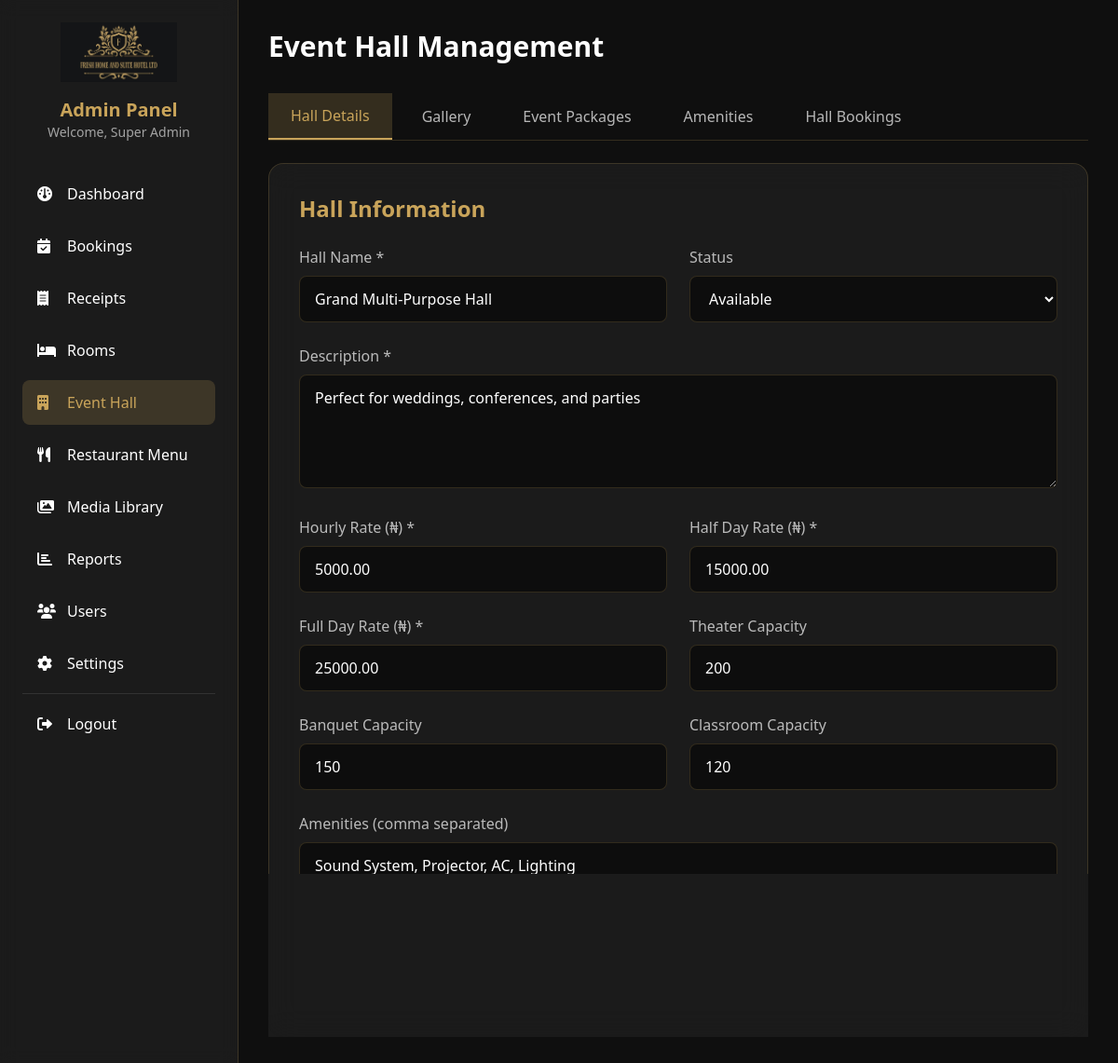
Screenshot of /admin/hall.php (signed in) with the database file from the repository.
### tables this page shows
CREATE TABLE hall (
    id INT PRIMARY KEY AUTO_INCREMENT,
    name VARCHAR(100),
    description TEXT,
    base_price_hourly DECIMAL(10,2),
    base_price_half_day DECIMAL(10,2),
    base_price_full_day DECIMAL(10,2),
    capacity_theater INT,
    capacity_banquet INT,
    capacity_classroom INT,
    amenities TEXT,
    status ENUM('available', 'maintenance') DEFAULT 'available'
);

### admin/hall.php (the view, shortened to what this page needs)
<?php
require_once '../config/config.php';
$stmt = $pdo->query("SELECT * FROM hall WHERE id = 1");
$hall = $stmt->fetch();
?>
<!DOCTYPE html>
<html lang="en">
<head>
    <script src="https://cdn.tailwindcss.com"></script>
    <link rel="stylesheet" href="https://cdnjs.cloudflare.com/ajax/libs/font-awesome/6.0.0-beta3/css/all.min.css">
    <link href="https://unpkg.com/aos@2.3.1/dist/aos.css" rel="stylesheet">
</head>
<body>
    <div class="flex h-screen">
        <div class="sidebar w-64 text-white p-6 overflow-y-auto">
            <div class="text-center mb-8">
                <img src="../assets/images/logo.png" alt="Logo" class="h-16 mx-auto mb-4">
                <h2 class="text-xl font-bold text-[#C9A45A]">Admin Panel</h2>
                <p class="text-sm text-white/60">Welcome, <?php echo $_SESSION['admin_name']; ?></p>
            </div>
            <nav class="space-y-2">
                <a href="dashboard.php" class="flex items-center space-x-3 px-4 py-3 rounded-lg hover:bg-[#C9A45A]/10 hover:text-[#C9A45A] transition">
                    <i class="fas fa-dashboard w-5"></i>
                    <span>Dashboard</span>
                </a>
                <a href="bookings.php" class="flex items-center space-x-3 px-4 py-3 rounded-lg hover:bg-[#C9A45A]/10 hover:text-[#C9A45A] transition">
                    <i class="fas fa-calendar-check w-5"></i>
                    <span>Bookings</span>
                </a>
                <a href="receipts.php" class="flex items-center space-x-3 px-4 py-3 rounded-lg hover:bg-[#C9A45A]/10 hover:text-[#C9A45A] transition">
                    <i class="fas fa-receipt w-5"></i>
                    <span>Receipts</span>
                </a>
                <a href="rooms.php" class="flex items-center space-x-3 px-4 py-3 rounded-lg hover:bg-[#C9A45A]/10 hover:text-[#C9A45A] transition">
                    <i class="fas fa-bed w-5"></i>
                    <span>Rooms</span>
                </a>
                <a href="hall.php" class="flex items-center space-x-3 px-4 py-3 rounded-lg bg-[#C9A45A]/20 text-[#C9A45A]">
                    <i class="fas fa-building w-5"></i>
                    <span>Event Hall</span>
                </a>
                <a href="menu.php" class="flex items-center space-x-3 px-4 py-3 rounded-lg hover:bg-[#C9A45A]/10 hover:text-[#C9A45A] transition">
                    <i class="fas fa-utensils w-5"></i>
                    <span>Restaurant Menu</span>
                </a>
                <a href="media.php" class="flex items-center space-x-3 px-4 py-3 rounded-lg hover:bg-[#C9A45A]/10 hover:text-[#C9A45A] transition">
                    <i class="fas fa-images w-5"></i>
                    <span>Media Library</span>
                </a>
                <a href="reports.php" class="flex items-center space-x-3 px-4 py-3 rounded-lg hover:bg-[#C9A45A]/10 hover:text-[#C9A45A] transition">
                    <i class="fas fa-chart-bar w-5"></i>
                    <span>Reports</span>
                </a>
                <a href="users.php" class="flex items-center space-x-3 px-4 py-3 rounded-lg hover:bg-[#C9A45A]/10 hover:text-[#C9A45A] transition">
                    <i class="fas fa-users w-5"></i>
                    <span>Users</span>
                </a>
                <a href="settings.php" class="flex items-center space-x-3 px-4 py-3 rounded-lg hover:bg-[#C9A45A]/10 hover:text-[#C9A45A] transition">
                    <i class="fas fa-cog w-5"></i>
                    <span>Settings</span>
                </a>
                <hr class="border-white/10 my-4">
                <a href="logout.php" class="flex items-center space-x-3 px-4 py-3 rounded-lg hover:bg-red-500/10 hover:text-red-500 transition">
                    <i class="fas fa-sign-out-alt w-5"></i>
                    <span>Logout</span>
                </a>
            </nav>
        </div>
        <div class="flex-1 overflow-y-auto p-8">
            <h1 class="text-3xl font-bold text-white mb-8">Event Hall Management</h1>
            <div class="mb-6">
                <div class="flex flex-wrap gap-2 border-b border-[#C9A45A]/20">
                    <button onclick="showTab('details')" class="tab-btn active px-6 py-3 text-[#C9A45A] border-b-2 border-[#C9A45A] font-medium">
                        Hall Details
                    </button>
                    <button onclick="showTab('images')" class="tab-btn px-6 py-3 text-white/70 hover:text-[#C9A45A] font-medium">
                        Gallery
                    </button>
                    <button onclick="showTab('packages')" class="tab-btn px-6 py-3 text-white/70 hover:text-[#C9A45A] font-medium">
                        Event Packages
                    </button>
                    <button onclick="showTab('amenities')" class="tab-btn px-6 py-3 text-white/70 hover:text-[#C9A45A] font-medium">
                        Amenities
                    </button>
                    <button onclick="showTab('bookings')" class="tab-btn px-6 py-3 text-white/70 hover:text-[#C9A45A] font-medium">
                        Hall Bookings
                    </button>
                </div>
            </div>
            <div id="detailsTab" class="tab-content">
                <div class="bg-white/5 backdrop-blur-lg border border-[#C9A45A]/20 rounded-2xl p-8">
                    <h2 class="text-2xl font-bold text-[#C9A45A] mb-6">Hall Information</h2>
                    <form method="POST" class="space-y-6">
                        <div class="grid grid-cols-2 gap-6">
                            <div>
                                <label class="block text-white/70 mb-2">Hall Name *</label>
                                <input type="text" name="name" value="<?php echo htmlspecialchars($hall['name']); ?>" required
                                       class="w-full px-4 py-3 bg-black/50 border border-[#C9A45A]/20 rounded-lg text-white focus:border-[#C9A45A] focus:outline-none">
                            </div>
                            <div>
                                <label class="block text-white/70 mb-2">Status</label>
                                <select name="status" class="w-full px-4 py-3 bg-black/50 border border-[#C9A45A]/20 rounded-lg text-white">
                                    <option value="available" <?php echo $hall['status'] == 'available' ? 'selected' : ''; ?>>Available</option>
                                </select>
                            </div>
                            <div class="col-span-2">
                                <label class="block text-white/70 mb-2">Description *</label>
                                <textarea name="description" rows="4" required
                                          class="w-full px-4 py-3 bg-black/50 border border-[#C9A45A]/20 rounded-lg text-white focus:border-[#C9A45A] focus:outline-none"><?php echo htmlspecialchars($hall['description']); ?></textarea>
                            </div>
                            <div>
                                <label class="block text-white/70 mb-2">Hourly Rate (₦) *</label>
                                <input type="number" name="base_price_hourly" value="<?php echo $hall['base_price_hourly']; ?>" required
                                       class="w-full px-4 py-3 bg-black/50 border border-[#C9A45A]/20 rounded-lg text-white focus:border-[#C9A45A] focus:outline-none">
                            </div>
                            <div>
                                <label class="block text-white/70 mb-2">Half Day Rate (₦) *</label>
                                <input type="number" name="base_price_half_day" value="<?php echo $hall['base_price_half_day']; ?>" required
                                       class="w-full px-4 py-3 bg-black/50 border border-[#C9A45A]/20 rounded-lg text-white focus:border-[#C9A45A] focus:outline-none">
                            </div>
                            <div>
                                <label class="block text-white/70 mb-2">Full Day Rate (₦) *</label>
                                <input type="number" name="base_price_full_day" value="<?php echo $hall['base_price_full_day']; ?>" required
                                       class="w-full px-4 py-3 bg-black/50 border border-[#C9A45A]/20 rounded-lg text-white focus:border-[#C9A45A] focus:outline-none">
                            </div>
                            <div>
                                <label class="block text-white/70 mb-2">Theater Capacity</label>
                                <input type="number" name="capacity_theater" value="<?php echo $hall['capacity_theater']; ?>"
                                       class="w-full px-4 py-3 bg-black/50 border border-[#C9A45A]/20 rounded-lg text-white focus:border-[#C9A45A] focus:outline-none">
                            </div>
                            <div>
                                <label class="block text-white/70 mb-2">Banquet Capacity</label>
                                <input type="number" name="capacity_banquet" value="<?php echo $hall['capacity_banquet']; ?>"
                                       class="w-full px-4 py-3 bg-black/50 border border-[#C9A45A]/20 rounded-lg text-white focus:border-[#C9A45A] focus:outline-none">
                            </div>
                            <div>
                                <label class="block text-white/70 mb-2">Classroom Capacity</label>
                                <input type="number" name="capacity_classroom" value="<?php echo $hall['capacity_classroom']; ?>"
                                       class="w-full px-4 py-3 bg-black/50 border border-[#C9A45A]/20 rounded-lg text-white focus:border-[#C9A45A] focus:outline-none">
                            </div>
                            <div class="col-span-2">
                                <label class="block text-white/70 mb-2">Amenities (comma separated)</label>
                                <textarea name="amenities" rows="3"
                                          class="w-full px-4 py-3 bg-black/50 border border-[#C9A45A]/20 rounded-lg text-white focus:border-[#C9A45A] focus:outline-none"><?php echo htmlspecialchars($hall['amenities']); ?></textarea>
                            </div>
                        </div>
                        <button type="submit" name="update_hall"
                                class="bg-[#C9A45A] text-[#0F0F0F] px-8 py-3 rounded-lg hover:bg-[#A8843F] transition font-medium">
                        </button>
                    </form>
                </div>
            </div>
        </div>
    </div>
</body>
</html>

### admin/hall.php (style rules this page uses)
body { background: #0F0F0F; min-height: 100vh; }
.sidebar { background: rgba(255, 255, 255, 0.05); backdrop-filter: blur(10px); border-right: 1px solid rgba(201, 164, 90, 0.2); }
.tab-btn.active { background: rgba(201, 164, 90, 0.2); color: #C9A45A; border-color: #C9A45A; }

### rows the page displays
hall: name "Grand Multi-Purpose Hall", status "Available", description "Perfect for weddings, conferences, and parties", base_price_hourly "5000.00", base_price_half_day "15000.00", base_price_full_day "25000.00", capacity_theater "200", capacity_banquet "150", capacity_classroom "120", amenities "Sound System, Projector, AC, Lighting"

### other values shown
$_SESSION['admin_name'] "Super Admin"
